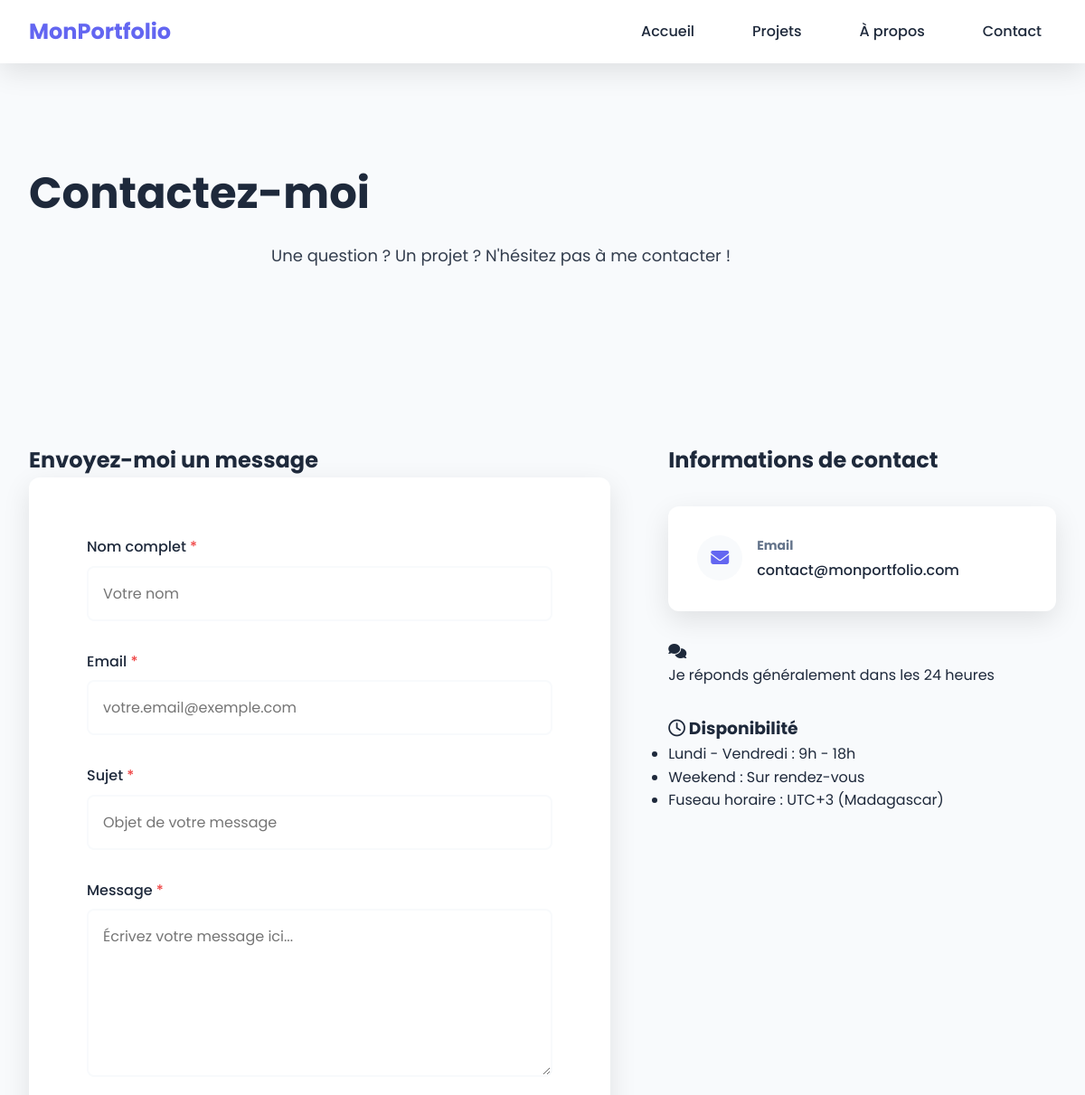
The app's page /contact/ (upper part), older data.
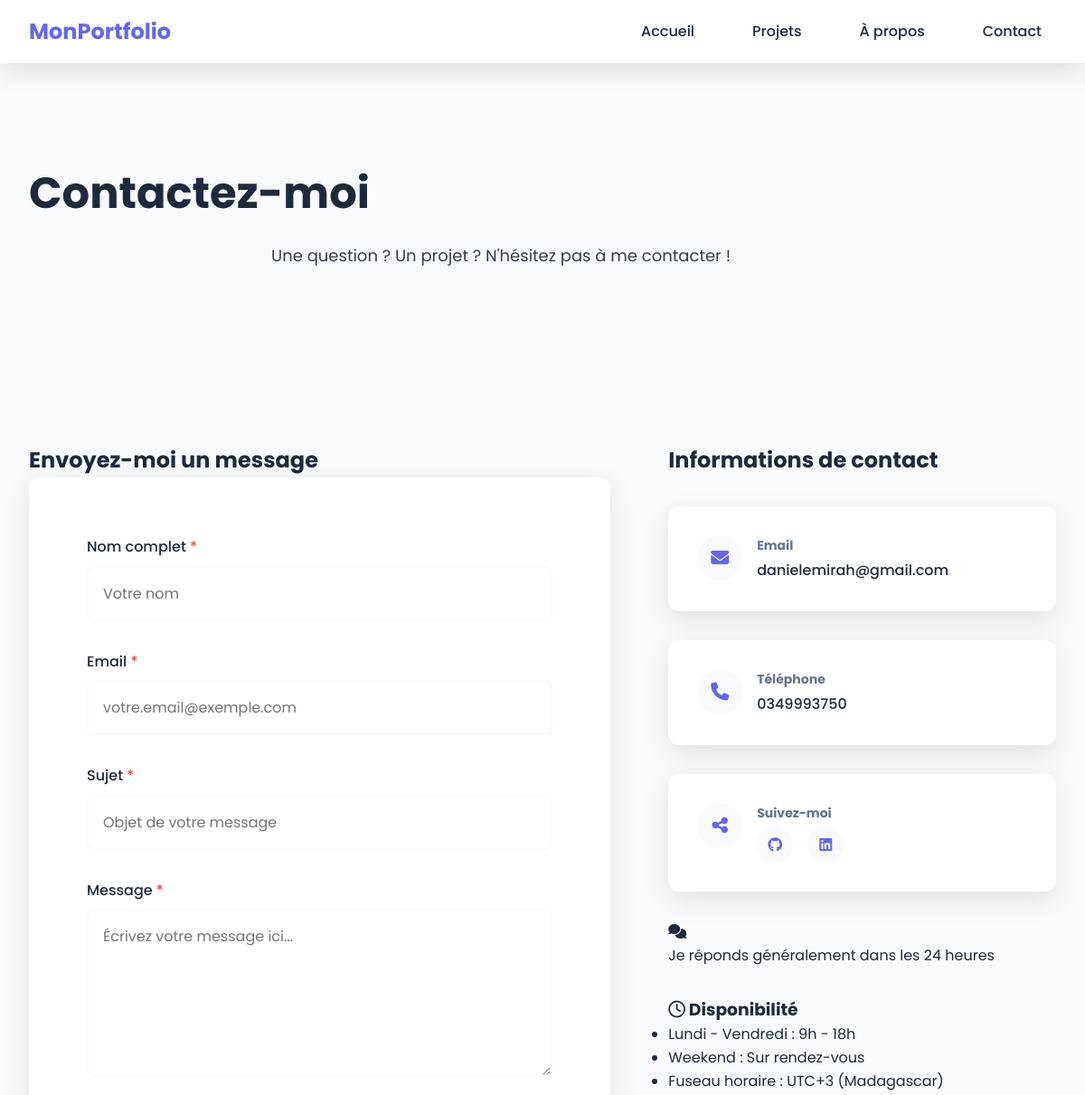
The same page, newer data.
### portfolio/models.py (models this page shows, shortened)
class Profile(models.Model):
    full_name = models.CharField(max_length=100, verbose_name="Nom complet")
    title = models.CharField(max_length=200, verbose_name="Titre professionnel")
    bio = models.TextField(verbose_name="Biographie")
    profile_picture = models.ImageField(upload_to='profile/', verbose_name="Photo de profil")
    email = models.EmailField(verbose_name="Email")
    phone = models.CharField(max_length=20, blank=True, null=True, verbose_name="Téléphone")
    github_link = models.URLField(blank=True, null=True, verbose_name="Lien GitHub")
    linkedin_link = models.URLField(blank=True, null=True, verbose_name="Lien LinkedIn")
    twitter_link = models.URLField(blank=True, null=True, verbose_name="Lien Twitter")
    cv_file = models.FileField(upload_to='cv/', blank=True, null=True, verbose_name="Fichier CV")
    class Meta:
        verbose_name = "Profil"
        verbose_name_plural = "Profils"

### portfolio/views.py (the view, shortened to what this page needs)
# urls.py: path('contact/', views.contact, name='contact'),
def contact(request):
    profile = Profile.objects.first()
    context = {
        'profile': profile,  # Informations du profil
    }
    return render(request, 'portfolio/contact.html', context)

### templates/portfolio/contact.html (shortened to what the changed rows need)
{% extends 'portfolio/base.html' %}
{% load static %}
{% block content %}
<section class="contact-hero">
    <div class="container">
        <h1 class="page-title">Contactez-moi</h1>
    </div>
</section>
<section class="contact-section">
    <div class="container">
        <div class="contact-grid">
            <div class="contact-form-container">
                <h2 class="form-title">Envoyez-moi un message</h2>
            </div>
            <div class="contact-info-container">
                <h2 class="info-title">Informations de contact</h2>
                {% if profile %}
                    <div class="info-item">
                        <div class="info-icon">
                            <i class="fas fa-envelope"></i>
                        </div>
                        <div class="info-content">
                            <h3 class="info-label">Email</h3>
                            <a href="mailto:{{ profile.email }}" class="info-value">
                                {{ profile.email }}
                            </a>
                        </div>
                    </div>
                    {% if profile.phone %}
                        <div class="info-item">
                            <div class="info-icon">
                                <i class="fas fa-phone"></i>
                            </div>
                            <div class="info-content">
                                <h3 class="info-label">Téléphone</h3>
                                <a href="tel:{{ profile.phone }}" class="info-value">
                                    {{ profile.phone }}
                                </a>
                            </div>
                        </div>
                    {% endif %}
                    <div class="info-item">
                        <div class="info-icon">
                            <i class="fas fa-share-alt"></i>
                        </div>
                        <div class="info-content">
                            <h3 class="info-label">Suivez-moi</h3>
                            <div class="social-links-contact">
                                {% if profile.github_link %}
                                    <a href="{{ profile.github_link }}"
                                       target="_blank"
                                       class="social-link"
                                       aria-label="GitHub">
                                        <i class="fab fa-github"></i>
                                    </a>
                                {% endif %}
                                {% if profile.linkedin_link %}
                                    <a href="{{ profile.linkedin_link }}"
                                       target="_blank"
                                       class="social-link"
                                       aria-label="LinkedIn">
                                        <i class="fab fa-linkedin"></i>
                                    </a>
                                {% endif %}
                            </div>
                        </div>
                    </div>
                {% else %}
                    <div class="info-item">
                        <div class="info-icon">
                            <i class="fas fa-envelope"></i>
                        </div>
                        <div class="info-content">
                            <h3 class="info-label">Email</h3>
                            <p class="info-value">contact@monportfolio.com</p>
                        </div>
                    </div>
                {% endif %}
            </div>
        </div>
    </div>
</section>
{% endblock %}

Row changes from the older to the newer data that the page shows:
added Profile: email "danielemirah@gmail.com", phone "0349993750"
Text that changed along with them:
text no longer shown: "contact@monportfolio.com"
text now shown: "Téléphone Suivez-moi"
